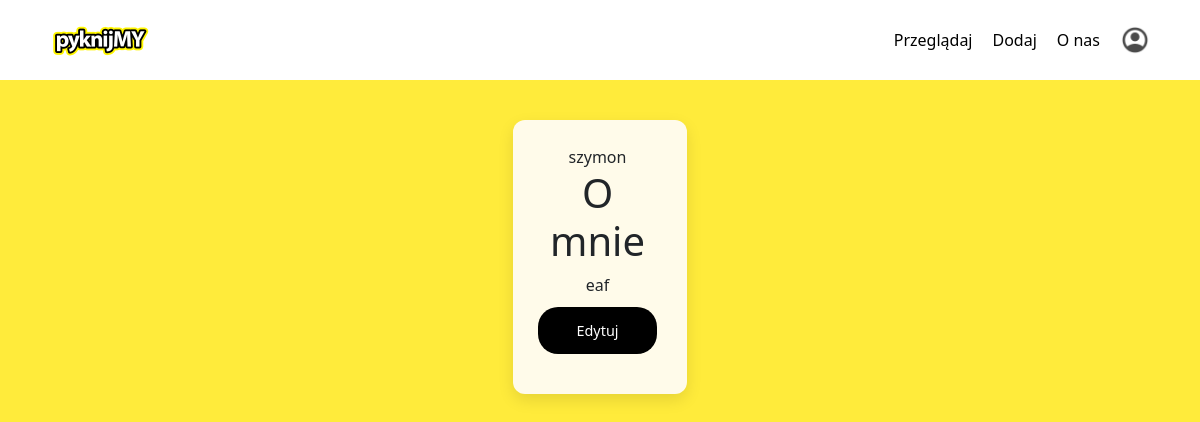
The app's page /profil.php?id=1 (signed in), older data.
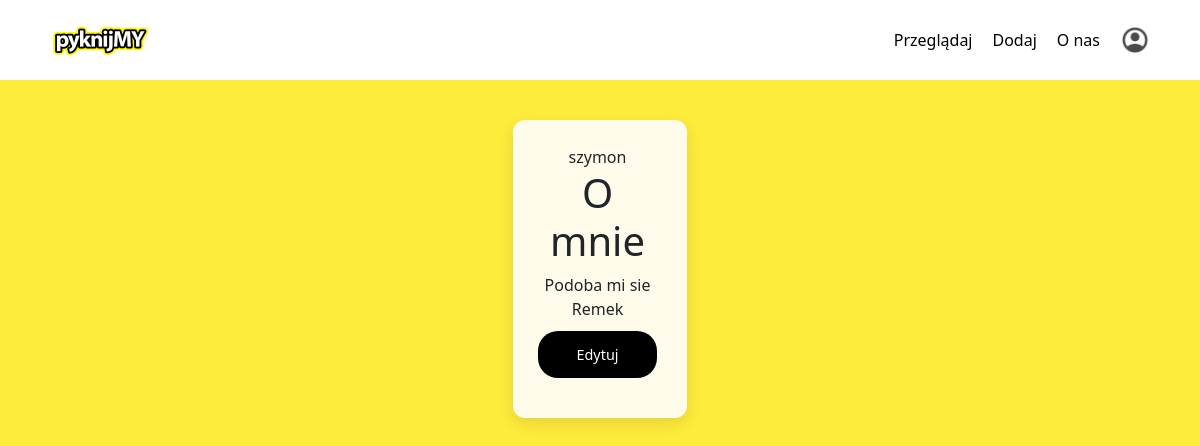
The same page, newer data.
### tables this page shows
CREATE TABLE `users` (
  `id` bigint(20) UNSIGNED NOT NULL,
  `user_id` bigint(20) UNSIGNED NOT NULL,
  `user_name` varchar(100) NOT NULL,
  `email` varchar(100) NOT NULL,
  `password` varchar(100) NOT NULL,
  `date` timestamp NOT NULL DEFAULT current_timestamp() ON UPDATE current_timestamp(),
  `about_me` text NOT NULL,
  `profile_image` longblob NOT NULL,
  `birthdate` date DEFAULT NULL,
  `gender` enum('male','female','other') NOT NULL
);

### profil.php (the view, shortened to what this page needs)
<?php
include("logowanie/connection.php");
?>
<!DOCTYPE html>
<html lang="pl">
<head>
	<link rel="stylesheet" href="css/styl_pyknijmy3.css">
	<link href="https://cdn.jsdelivr.net/npm/bootstrap@5.3.0-alpha3/dist/css/bootstrap.min.css" rel="stylesheet">
</head>
<body>
    <header>
       <a href="index.php"><img src="grafika/logopyknijmy.png" alt="Logo" class="logo"></a>
        <nav class="nav-links">
            <a href="przegladaj.php">Przeglądaj</a>
            <a href="#">Dodaj</a>
            <a href="#">O nas</a>
        </nav>
        <a href="login.php"><img src="grafika/logicon.png" alt="Ikona użytkownika" class="icon"></a>
    </header>
    <section class="heroprzy" >
    <?php
    $id = $_GET['id'];
    $profil = "SELECT * FROM users WHERE id = $id";
    $result = mysqli_query($conn, $profil);
    if(mysqli_num_rows($result) > 0) {
        $row = mysqli_fetch_assoc($result);
        echo '<div class = "konto_uzytkownika">';
        echo '<div class ="profil_nick">' . ' ', $row['user_name'];
        echo '</div>';
        echo '<div class="about_me_container">';
        echo '<h1>O mnie</h1>';
        echo '<div class="about_me_content">';
        echo nl2br($row['about_me']);
        echo '</div>';
        echo '<button class="edit_button">Edytuj</button>';
        echo '</div>';
        echo '</div>';
    }else{
        echo 'Brak danych.';
    }
    ?>
    </section>
</body>
</html>

### css/styl_pyknijmy3.css (style rules this page uses)
body { font-family: "Inter", sans-serif; margin: 0; padding: 0; background-color: #f9f9f9; overflow: hidden; }
header { display: flex; justify-content: space-between; align-items: center; padding: 10px 50px; background: white; height: 10vh; }
.logo { height:100px; width: 100px; cursor: pointer; }
.nav-links { display: flex; gap: 20px; margin-left: auto; }
.nav-links a { text-decoration: none; color: black; font-size: 16px; }
.icon { height: 30px; margin-left: 20px; }
body { overflow-y: auto !important; }
.heroprzy { display: flex; flex-direction: column; align-items: center; gap: 30px; background: #ffeb3b; padding: 40px 20px; min-height: 100vh; }
.edit_button { background-color: black; color: white; border-radius: 20px; width: 100%; padding: 0.8rem; border: none; font-size: 0.9rem; cursor: pointer; transition: all 0.2s; margin-top: 10px; }
.konto_uzytkownika { background: #fffbea; padding: 25px 30px 40px 25px; border-radius: 12px; box-shadow: 0 6px 16px rgba(0, 0, 0, 0.1); width: 15%; height: 30%; text-align: center; font-family: 'Segoe UI', sans-serif; }

Row changes from the older to the newer data that the page shows:
changed users "szymon": about_me "eaf" → "Podoba mi sie Remek"
